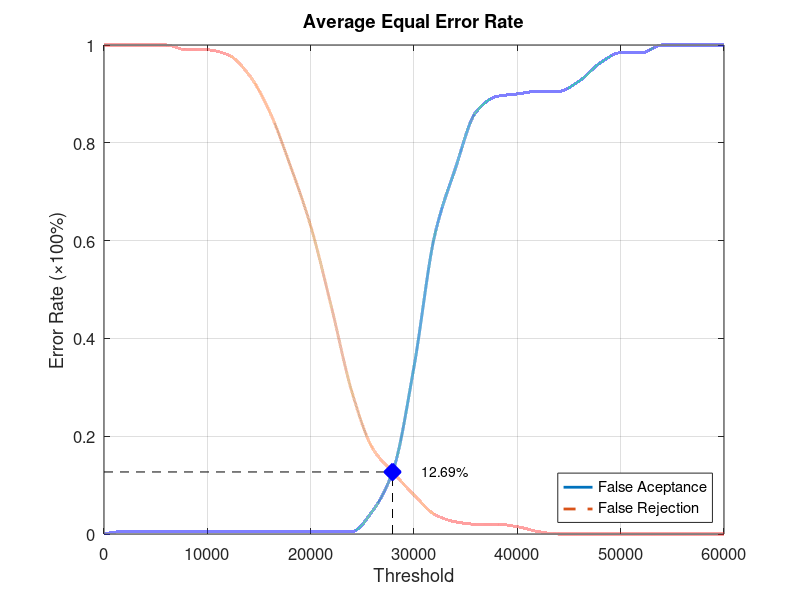
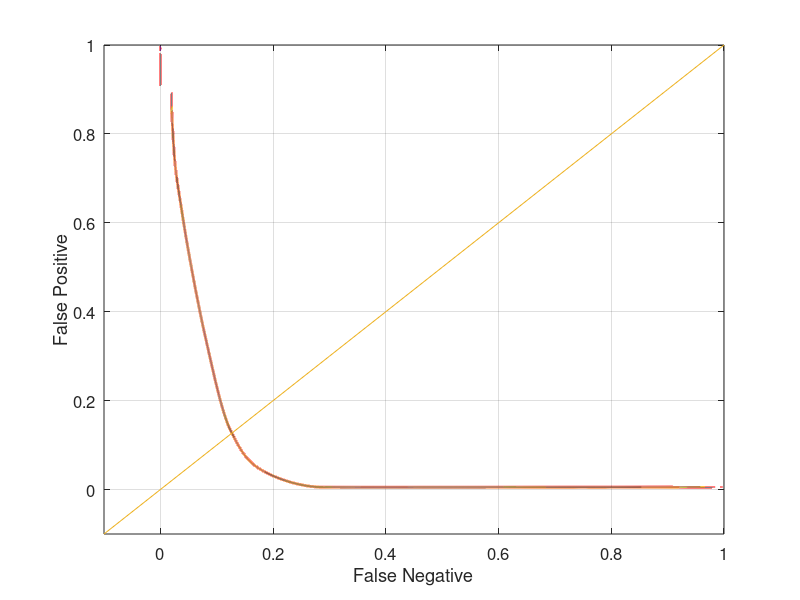

Recreate these plots in MATLAB, in order.
function yEER = Database3_1
close all;
clear;
clc;
x = 0:2000:60000;
xq = 0:0.5:60000;

y0 = [0 0.00526316 0.00526316 0.00526316 0.00526316 0.00526316 0.00526316 0.00526316 0.00526316 0.00526316 0.00526316 0.00526316 0.00526316 0.0473684 0.131579 0.342105 0.610526 0.747368 0.863158 0.894737 0.9 0.905263 0.905263 0.926316 0.963158 0.984211 0.984211 1 1 1 1];
yy0 = interp1(x, y0, xq, 'pchip');
y1 = [1 1 1 1 0.99 0.99 0.98 0.94 0.865 0.755 0.63 0.465 0.29 0.175 0.125 0.08 0.04 0.025 0.02 0.02 0.015 0.005 0 0 0 0 0 0 0 0 0];
yy1 = interp1(x, y1, xq, 'pchip');

% Calculating EER: 
y2 = abs(y0 - y1);
find(y2 == min(y2))
yy2 = abs(yy0 - yy1);
xEER = find(yy2 == min(yy2));
xEERIndex = xq(xEER) % X-axis EER
yEER = yy0(xEER) % Y-axis EER

main = figure
plot(xq, yy0,'-','LineWidth', 2);	hold on
plot(xq, yy1,'--','LineWidth', 2);	hold on
plot([xEERIndex xEERIndex], [0 yEER], 'k--');	hold on
plot([0 xEERIndex], [yEER yEER], 'k--');	hold on
plot(xEERIndex, yEER, 'bx', 'LineWidth', 10);	hold on
text(xEERIndex + 10 * xEERIndex / 100, yEER, [num2str(round((10000 * yEER)) / 100) '%'])
legend('False Aceptance', 'False Rejection', 'Location', 'SouthEast')
xlabel('Threshold')
ylabel('Error Rate (\times100%)')
title('Average Equal Error Rate')
set(gca, 'FontSize', 12)
axis([0 60000 0 1])
grid on

print(main, 'Database3_1Main', '-dpng');
FNRxFPR = figure('Color', [1 1 1]);
plot(yy1, yy0, '-', yy1, yy0, 'LineWidth', 2);
hold on
y = -0.1:0.1:1
plot(y, y); 
set(gca, 'FontSize', 12)
xlabel('False Negative')
ylabel('False Positive')
axis([-0.1 1 -0.1 1])
set(gca, 'FontSize', 12)
grid on

print(FNRxFPR, 'Database3_1FNRxFPR','-dpng');
end
